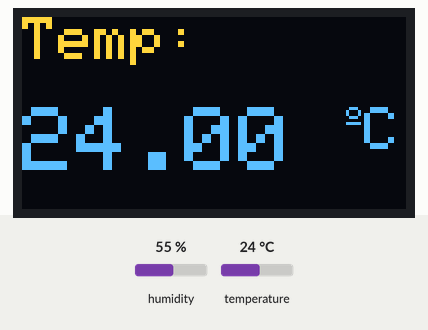
A sketch run on a simulated Arduino Uno, built with avr-gcc and run on an emulated ATmega328P. Shown: 128×64 one-colour display. The test bench sets the inputs (shaded band); at power-on: humidity 55 %, temperature 24 °C. The OLED is the two-colour kind (top 16 rows yellow); the display library's start-up logo is not drawn; what the sketch prints to the serial monitor is not drawn.

Above: at 1.3 s.
1.4 s: humidity set to 22 %
At 6.9 s:
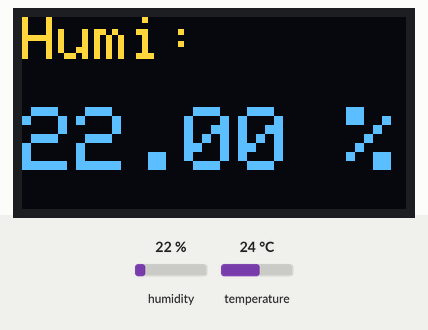
7.2 s: temperature set to 12 °C
At 8.9 s:
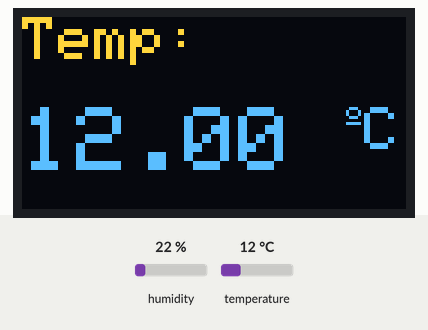
12.0 s: humidity set to 40 %
At 16.0 s:
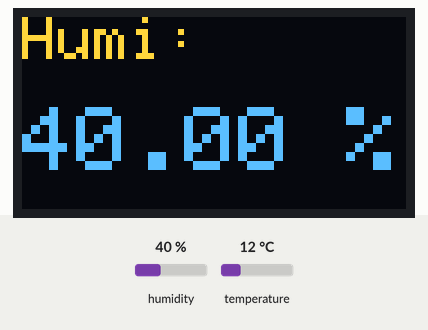
17.8 s: temperature set to 19 °C
At 21.2 s:
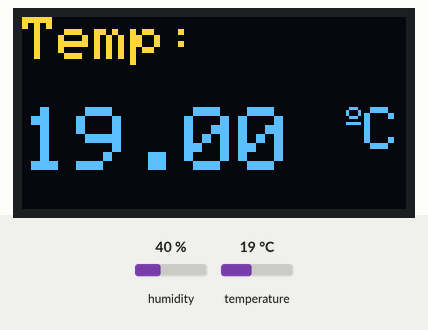
Timing chart, 0 to 22.7 s (numbered marks = the images above; inputs shaded):
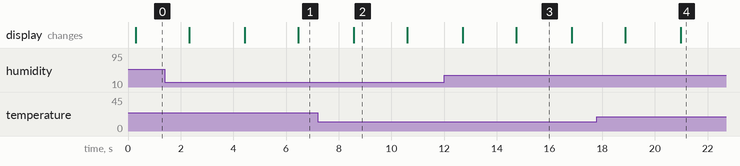

Measured:
- after the input at 1.4 s, the display: first differs from a run without the input after 5.1 s (image 1)
- after the input at 7.2 s, the display: changes after 1.4 s (image 2)
- after the input at 12.0 s, the display: first differs from a run without the input after 2.7 s (image 3)
- after the input at 17.8 s, the display: first differs from a run without the input after 3.2 s (image 4)
- what the display in image 2 shows lasts 2.0 s, from 8.6 s to 10.6 s
- what the display in image 3 shows lasts 2.1 s, from 14.7 s to 16.8 s

The sketch:

SHT31.ino
```cpp
#include "ChuongTrinhChinh.h"

void setup() {
  KhoiTao();
}

void loop() {
  ChayChuongTrinhChinh();
}
```

ChuongTrinhChinh.cpp
```cpp
#include "ChuongTrinhChinh.h"
#include "MySHT31.h"
#include "OLED_SSD1306.h"


SHT3x _SHT31;
SSD1306 _SSD1306;

void KhoiTao() {
#pragma region KhoiTao
  Serial.begin(115200);
  Serial.println();

  // Khởi tạo I2C
  // Wire.setPins(pinSDA, pinSCL);  //Custom pin I2C
  Wire.begin();


  // Khởi tạo SHT31
  _SHT31.KhoiTaoSHT31();

  // Khởi tạo OLED
  _SSD1306.KhoiTaoSSD1306();


#pragma endregion KhoiTao
}

void ChayChuongTrinhChinh(void) {
  _SHT31.DocCamBienNhietDoVaDoAmSHT31();
  _SSD1306.display.setCursor(0,0);
  _SSD1306.display.clearDisplay();

  _SSD1306.display.setTextSize(2);
  _SSD1306.display.setCursor(0,0);
  _SSD1306.display.print("Temp: ");
  _SSD1306.display.setTextSize(3);
  _SSD1306.display.setCursor(0,30);
  _SSD1306.display.print(_SHT31.NhietDo);
  _SSD1306.display.print(" ");
  _SSD1306.display.setTextSize(1);
  _SSD1306.display.cp437(true);
  _SSD1306.display.write(167);
  _SSD1306.display.setTextSize(2);
  _SSD1306.display.print("C");

  _SSD1306.display.display();
  delay(2000);
  _SSD1306.display.clearDisplay();
  //display humidity
  _SSD1306.display.setTextSize(2);
  _SSD1306.display.setCursor(0, 0);
  _SSD1306.display.print("Humi: ");
  _SSD1306.display.setTextSize(3);
  _SSD1306.display.setCursor(0, 30);
  _SSD1306.display.print(_SHT31.DoAm);
  _SSD1306.display.print(" %");

  _SSD1306.display.display();

  delay(2000);
}
```

ChuongTrinhChinh.h
```cpp
#ifndef _ChuongTrinhChinh_h
#define _ChuongTrinhChinh_h

//---------------------------------------------------------
#include "Debug.h"
#include <Arduino.h>
#include <Arduino_JSON.h>   //Thư viện xử lý kiể JSON
#include <Wire.h>           //Thư viện để kết nối I2C

//---------------------------------------------------------
// Mặc định chân SCL 22; SDA 21
#define pinSCL 18   // Chân SCL của I2C
#define pinSDA 19   // Chân SDA của I2C

void KhoiTao(void);
void ChayChuongTrinhChinh(void);

#endif
```

Debug.h
```cpp
#ifndef _Debug_h
#define _Debug_h

// Cho một số đoạn Serial.print hiển thị debug.
#define debug

#endif
```

MySHT31.cpp
```cpp
#include "MySHT31.h"

//MMMMMMMMMMMMMMMMMMMMMMMMMMMMMMMMMMMMMMMMMMMMMMMMMMMMMMMMMMMMMMMMMMMMMMMMMMM
//================ Begin: ĐỌC CẢM BIẾN NHIỆT ĐỘ & ĐỘ ẨM ===================//
//MMMMMMMMMMMMMMMMMMMMMMMMMMMMMMMMMMMMMMMMMMMMMMMMMMMMMMMMMMMMMMMMMMMMMMMMMMM

void SHT3x::KhoiTaoSHT31(void) {
  sht31.begin();
}

void SHT3x::DocCamBienNhietDoVaDoAmSHT31() {
  sht31.read();
  NhietDo = sht31.getTemperature();
  NhietDo = float(round(NhietDo * 100) / 100);  //Lấy 2 chữ số sau dấu .
  DoAm = sht31.getHumidity();
  DoAm = float(round(DoAm * 100) / 100);  //Lấy 2 chữ số sau dấu .

  // Trường hợp không kết nối được với cảm biến.
  if (NhietDo >= 130 || NhietDo <= -45) {
    NhietDo = -1;
    DoAm = -1;
  }

#ifdef debug
  Serial.print("Nhiệt độ: ");
  Serial.println(NhietDo);
  Serial.print("Độ Ẩm: ");
  Serial.println(DoAm);
#endif
}

//MMMMMMMMMMMMMMMMMMMMMMMMMMMMMMMMMMMMMMMMMMMMMMMMMMMMMMMMMMMMMMMMMMMMMMMMMMM
//================ End: ĐỌC CẢM BIẾN NHIỆT ĐỘ & ĐỘ ẨM =====================//
//MMMMMMMMMMMMMMMMMMMMMMMMMMMMMMMMMMMMMMMMMMMMMMMMMMMMMMMMMMMMMMMMMMMMMMMMMMM
```

MySHT31.h
```cpp
#ifndef _SHT31_h
#define _SHT31_h

#include "Debug.h"  //Define debug để bật/tắt các debug ra Serial
#include "SHT31.h"  //Thư viện cho cảm biến nhiệt độ và độ ẩm SHT3x

//-------------------------------------------------------------------
#define SHT31_ADDRESS 0x44
#define dataPin 19   //Chân SDA
#define clockPin 18  //Chân SCL

//-------------------------------------------------------------------
class SHT3x {
private:
  SHT31 sht31;

public:
  float NhietDo;
  float DoAm;

public:
  void KhoiTaoSHT31(void);
  void DocCamBienNhietDoVaDoAmSHT31(void);
};

#endif
```

OLED_SSD1306.cpp
```cpp
#include "OLED_SSD1306.h"

//MMMMMMMMMMMMMMMMMMMMMMMMMMMMMMMMMMMMMMMMMMMMMMMMMMMMMMMMMMMMMMMMMMMMMMMMMMM
//================ Begin: HIỂN THỊ TRÊN MÀN HÌNH ===================//
//MMMMMMMMMMMMMMMMMMMMMMMMMMMMMMMMMMMMMMMMMMMMMMMMMMMMMMMMMMMMMMMMMMMMMMMMMMM

void SSD1306::KhoiTaoSSD1306(void) {
  display.begin(SSD1306_SWITCHCAPVCC, SCREEN_ADDRESS);
  //int done
  display.display();
  delay(100);
  display.clearDisplay();
  display.display();
  display.setTextColor(WHITE);
}


//MMMMMMMMMMMMMMMMMMMMMMMMMMMMMMMMMMMMMMMMMMMMMMMMMMMMMMMMMMMMMMMMMMMMMMMMMMM
//================ End: HIỂN THỊ TRÊN MÀN HÌNH =====================//
//MMMMMMMMMMMMMMMMMMMMMMMMMMMMMMMMMMMMMMMMMMMMMMMMMMMMMMMMMMMMMMMMMMMMMMMMMMM
```

OLED_SSD1306.h
```cpp
#ifndef _OLED_SSD1306_h
#define _OLED_SSD1306_h

#include "Debug.h"  //Define debug để bật/tắt các debug ra Serial
#include <Adafruit_GFX.h>
#include <Adafruit_SSD1306.h>  //Thư viện cho màn hình Oled

//-------------------------------------------------------------------
// Define cho kích thước màn hình OLED SSD1306
#define SCREEN_ADDRESS 0x3C
#define SCREEN_WIDTH 128
#define SCREEN_HEIGHT 64
#define OLED_RESET    -1

//-------------------------------------------------------------------
class SSD1306 {

public:
  void KhoiTaoSSD1306(void);
  Adafruit_SSD1306 display = Adafruit_SSD1306(SCREEN_WIDTH, SCREEN_HEIGHT, &Wire, OLED_RESET);
};

#endif
```
